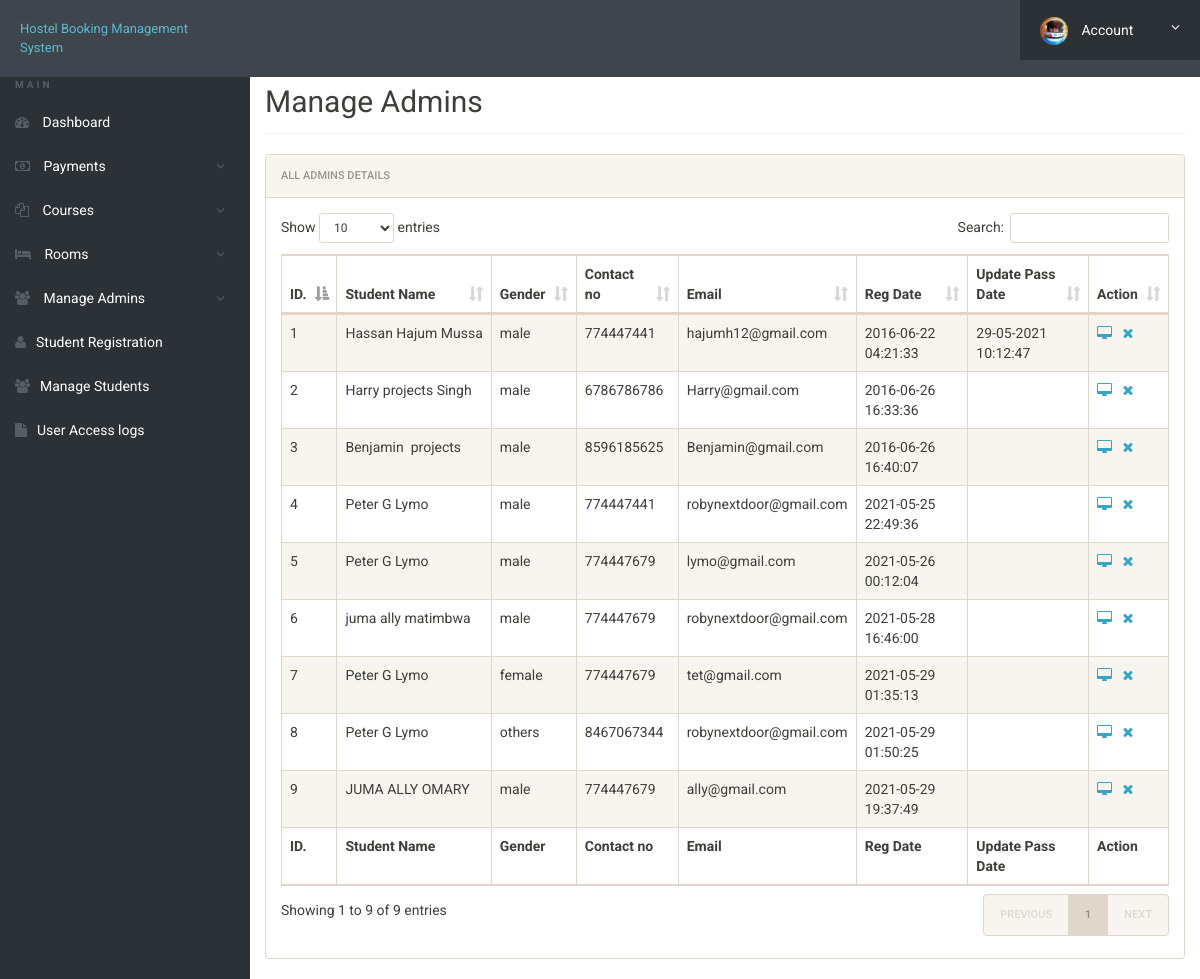
/admin/manage-admin.php (signed in), run on the app's committed database.
### tables this page shows
CREATE TABLE `userregistration` (
  `id` int(11) NOT NULL,
  `regNo` varchar(255) NOT NULL,
  `firstName` varchar(255) NOT NULL,
  `middleName` varchar(255) NOT NULL,
  `lastName` varchar(255) NOT NULL,
  `gender` varchar(255) NOT NULL,
  `contactNo` bigint(20) NOT NULL,
  `email` varchar(255) NOT NULL,
  `password` varchar(255) NOT NULL,
  `regDate` timestamp NOT NULL DEFAULT current_timestamp(),
  `updationDate` varchar(45) NOT NULL,
  `passUdateDate` varchar(45) NOT NULL,
  `role` varchar(50) DEFAULT NULL
);

### admin/manage-admin.php (the view, shortened to what this page needs)
<!doctype html>
<html lang="en" class="no-js">
<head>
	<link rel="stylesheet" href="css/font-awesome.min.css">
	<link rel="stylesheet" href="css/bootstrap.min.css">
	<link rel="stylesheet" href="css/dataTables.bootstrap.min.css">
	<link rel="stylesheet" href="css/bootstrap-social.css">
	<link rel="stylesheet" href="css/bootstrap-select.css">
	<link rel="stylesheet" href="css/fileinput.min.css">
	<link rel="stylesheet" href="css/awesome-bootstrap-checkbox.css">
	<link rel="stylesheet" href="css/style.css">
</head>
<body>
	<?php include('includes/header.php');?>
	<div class="ts-main-content">
			<?php include('includes/sidebar.php');?>
		<div class="content-wrapper">
			<div class="container-fluid">
				<div class="row">
					<div class="col-md-12">
						<h2 class="page-title">Manage Admins</h2>
						<div class="panel panel-default">
							<div class="panel-heading">All Admins Details</div>
							<div class="panel-body">
								<table id="zctb" class="display table table-striped table-bordered table-hover" cellspacing="0" width="100%">
									<thead>
										<tr>
										<tr>
											<th>ID.</th>
											<th>Student Name</th>
											<th>Gender</th>
											<th>Contact no </th>
											<th>Email </th>
											<th>Reg Date </th>
											<th>Update Pass Date </th>
											<th>Action</th>
										</tr>
									</thead>
									<tfoot>
										<tr>
											<th>ID.</th>
											<th>Student Name</th>
											<th>Gender</th>
											<th>Contact no </th>
											<th>Email </th>
											<th>Reg Date </th>
											<th>Update Pass Date </th>
											<th>Action</th>
										</tr>
									</tfoot>
									<tbody>
<?php
$ret="select * from userregistration";
$stmt= $mysqli->prepare($ret) ;
$stmt->execute() ;
$res=$stmt->get_result();
$cnt=1;
while($row=$res->fetch_object())
	  {
	  	?>
<tr><td><?php echo $cnt;;?></td>
<td><?php echo $row->firstName;?>&nbsp;<?php echo $row->middleName;?>&nbsp;<?php echo $row->lastName;?></td>
<td><?php echo $row->gender;?></td>
<td><?php echo $row->contactNo;?></td>
<td><?php echo $row->email;?></td>
<td><?php echo $row->regDate;?></td>
<td><?php echo $row->passUdateDate;?></td>
<td>
<a href="javascript:void(0);"  onClick="popUpWindow('http://localhost/hostel/admin/full-profile.php?id=<?php echo $row->emailid;?>');" title="View Full Details"><i class="fa fa-desktop"></i></a>&nbsp;&nbsp;
<a href="manage-admin.php?del=<?php echo $row->id;?>" title="Delete Record" onclick="return confirm("Do you want to delete");"><i class="fa fa-close"></i></a></td>
										</tr>
									<?php
$cnt=$cnt+1;
									 } ?>
									</tbody>
								</table>
							</div>
						</div>
					</div>
				</div>
			</div>
		</div>
	</div>
</body>
</html>

### admin/includes/header.php (shortened to what this page needs)
<div class="brand clearfix">
		<a href="#" class="logo" style="font-size:13px;">Hostel Booking Management System</a>
		<ul class="ts-profile-nav">
			<li class="ts-account">
				<a href="#"><img src="img/ts-avatar.jpg" class="ts-avatar hidden-side" alt=""> Account <i class="fa fa-angle-down hidden-side"></i></a>
			</li>
		</ul>
	</div>

### admin/includes/sidebar.php (shortened to what this page needs)
<nav class="ts-sidebar">
			<ul class="ts-sidebar-menu">
				<li class="ts-label">Main</li>
				<li><a href="dashboard.php"><i class="fa fa-dashboard"></i> Dashboard</a></li>
				<li><a href="#"><i class="fa fa-money"></i> Payments</a>
						</a></li>
					</ul>
					<li><a href="#"><i class="fa fa-files-o"></i> Courses</a>
				</li>
					<li><a href="#"><i class="fa fa-bed"></i> Rooms</a>
				</li>
					<li><a href="#"><i class="fa fa-users"></i> Manage Admins</a>
				</li>
				<li><a href="registration.php"><i class="fa fa-user"></i>Student Registration</a></li>
				<li><a href="manage-students.php"><i class="fa fa-users"></i>Manage Students</a></li>
				<li><a href="access-log.php"><i class="fa fa-file"></i>User Access logs</a></li>
		</nav>

### admin/css/style.css (style rules this page uses)
html { font-size: 14px; }
@media only screen and (min-width: 480px) { html { font-size: 17px; } }
@media only screen and (min-width: 768px) { html { font-size: 14px; } }
body { font-size: 1em; }
a { color: #37a6c4; }
.panel { overflow: hidden; }
ul, li { margin: 0; padding: 0; list-style: none; }
.page-title { padding-bottom: 15px; margin-bottom: 20px; border-bottom: 1px solid #f0f0f0; }
.brand { background: #3e454c; position: relative; z-index: 3; position: fixed; width: 100%; top: 0; }
.brand .logo { box-sizing: border-box; padding: 20px; float: left; display: block; width: 200px; }
@media only screen and (min-width: 992px) { .brand .logo { width: 250px; } }
.brand .ts-profile-nav { float: right; display: none; }
.brand .ts-profile-nav li { float: left; position: relative; }
.brand .ts-profile-nav li a { display: block; padding: 20px; color: #fff; }
.brand .ts-profile-nav .ts-account .fa-angle-down { float: right; }
.brand .ts-profile-nav .ts-account > a { width: 180px; background: #2c3136; }
.brand .ts-profile-nav .ts-account .ts-avatar { border-radius: 50%; height: 28px; margin: -10px 0; margin-right: 10px; }
@media only screen and (min-width: 992px) { .brand .ts-profile-nav { display: block; } }
.ts-sidebar { background: #2c3136; max-height: 0; transition: max-height 0.3s; overflow: hidden; position: fixed; z-index: 2; width: 100%; bottom: 0; top: 60px; overflow-y: auto; }
@media only screen and (min-width: 992px) { .ts-sidebar { max-height: 100%; bottom: 0; } }
.ts-sidebar-menu .ts-label { color: #585c64; font-weight: bold; padding: 8px 15px; text-transform: uppercase; font-size: 10px; letter-spacing: 3px; margin-top: 10px; }
.ts-sidebar-menu a { display: block; text-decoration: none; padding: 12px 15px; color: #fff; }
.ts-sidebar-menu li { position: relative; }
.ts-sidebar-menu li i { color: #585c64; margin-right: 10px; }
.ts-main-content .content-wrapper { padding-top: 15px; margin-top: 10px; }
@media only screen and (min-width: 992px) { .ts-main-content .ts-sidebar { width: 250px; float: left; } }
@media only screen and (min-width: 992px) { .ts-main-content .content-wrapper { margin-left: 250px; } }

### data on the page
userregistration: firstName "Hassan", middleName "Hajum", lastName "Mussa", gender "male", contactNo "774447441", email "hajumh12@gmail.com", regDate "2016-06-22 04:21:33", passUdateDate "29-05-2021 10:12:47"
userregistration: firstName "Harry", middleName "projects", lastName "Singh", gender "male", contactNo "6786786786", email "Harry@gmail.com", regDate "2016-06-26 16:33:36"
userregistration: firstName "Benjamin", lastName "projects", gender "male", contactNo "8596185625", email "Benjamin@gmail.com", regDate "2016-06-26 16:40:07"
userregistration: firstName "Peter", middleName "G", lastName "Lymo", gender "male", contactNo "774447441", email "robynextdoor@gmail.com", regDate "2021-05-25 22:49:36"
userregistration: firstName "Peter", middleName "G", lastName "Lymo", gender "male", contactNo "774447679", email "lymo@gmail.com", regDate "2021-05-26 00:12:04"
userregistration: firstName "juma", middleName "ally", lastName "matimbwa", gender "male", contactNo "774447679", email "robynextdoor@gmail.com", regDate "2021-05-28 16:46:00"
userregistration: firstName "Peter", middleName "G", lastName "Lymo", gender "female", contactNo "774447679", email "tet@gmail.com", regDate "2021-05-29 01:35:13"
userregistration: firstName "Peter", middleName "G", lastName "Lymo", gender "others", contactNo "8467067344", email "robynextdoor@gmail.com", regDate "2021-05-29 01:50:25"
userregistration: firstName "JUMA", middleName "ALLY", lastName "OMARY", gender "male", contactNo "774447679", email "ally@gmail.com", regDate "2021-05-29 19:37:49"
